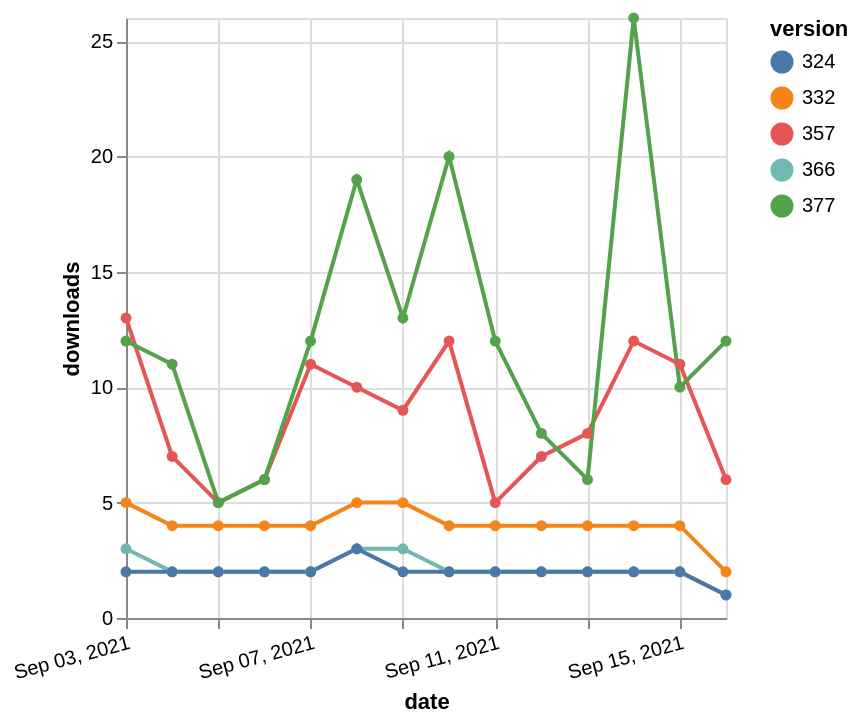

Specify this chart in Vega-Lite:
### Vega-Lite specification from a JSON file in a GitHub repository (floating-point values rounded to 4 significant figures)
{"$schema": "https://vega.github.io/schema/vega-lite/v5.json", "description": "A simple bar chart with embedded data.", "data": {"values": [{"date": "2021-09-03", "total": 2648, "delta": 3, "version": "366"}, {"date": "2021-09-04", "total": 2650, "delta": 2, "version": "366"}, {"date": "2021-09-05", "total": 2652, "delta": 2, "version": "366"}, {"date": "2021-09-06", "total": 2654, "delta": 2, "version": "366"}, {"date": "2021-09-07", "total": 2656, "delta": 2, "version": "366"}, {"date": "2021-09-08", "total": 2659, "delta": 3, "version": "366"}, {"date": "2021-09-09", "total": 2662, "delta": 3, "version": "366"}, {"date": "2021-09-10", "total": 2664, "delta": 2, "version": "366"}, {"date": "2021-09-11", "total": 2666, "delta": 2, "version": "366"}, {"date": "2021-09-12", "total": 2668, "delta": 2, "version": "366"}, {"date": "2021-09-13", "total": 2670, "delta": 2, "version": "366"}, {"date": "2021-09-14", "total": 2672, "delta": 2, "version": "366"}, {"date": "2021-09-15", "total": 2674, "delta": 2, "version": "366"}, {"date": "2021-09-16", "total": 2675, "delta": 1, "version": "366"}, {"date": "2021-09-03", "total": 6834, "delta": 13, "version": "357"}, {"date": "2021-09-04", "total": 6841, "delta": 7, "version": "357"}, {"date": "2021-09-05", "total": 6846, "delta": 5, "version": "357"}, {"date": "2021-09-06", "total": 6852, "delta": 6, "version": "357"}, {"date": "2021-09-07", "total": 6863, "delta": 11, "version": "357"}, {"date": "2021-09-08", "total": 6873, "delta": 10, "version": "357"}, {"date": "2021-09-09", "total": 6882, "delta": 9, "version": "357"}, {"date": "2021-09-10", "total": 6894, "delta": 12, "version": "357"}, {"date": "2021-09-11", "total": 6899, "delta": 5, "version": "357"}, {"date": "2021-09-12", "total": 6906, "delta": 7, "version": "357"}, {"date": "2021-09-13", "total": 6914, "delta": 8, "version": "357"}, {"date": "2021-09-14", "total": 6926, "delta": 12, "version": "357"}, {"date": "2021-09-15", "total": 6937, "delta": 11, "version": "357"}, {"date": "2021-09-16", "total": 6943, "delta": 6, "version": "357"}, {"date": "2021-09-03", "total": 5131, "delta": 5, "version": "332"}, {"date": "2021-09-04", "total": 5135, "delta": 4, "version": "332"}, {"date": "2021-09-05", "total": 5139, "delta": 4, "version": "332"}, {"date": "2021-09-06", "total": 5143, "delta": 4, "version": "332"}, {"date": "2021-09-07", "total": 5147, "delta": 4, "version": "332"}, {"date": "2021-09-08", "total": 5152, "delta": 5, "version": "332"}, {"date": "2021-09-09", "total": 5157, "delta": 5, "version": "332"}, {"date": "2021-09-10", "total": 5161, "delta": 4, "version": "332"}, {"date": "2021-09-11", "total": 5165, "delta": 4, "version": "332"}, {"date": "2021-09-12", "total": 5169, "delta": 4, "version": "332"}, {"date": "2021-09-13", "total": 5173, "delta": 4, "version": "332"}, {"date": "2021-09-14", "total": 5177, "delta": 4, "version": "332"}, {"date": "2021-09-15", "total": 5181, "delta": 4, "version": "332"}, {"date": "2021-09-16", "total": 5183, "delta": 2, "version": "332"}, {"date": "2021-09-03", "total": 6788, "delta": 12, "version": "377"}, {"date": "2021-09-04", "total": 6799, "delta": 11, "version": "377"}, {"date": "2021-09-05", "total": 6804, "delta": 5, "version": "377"}, {"date": "2021-09-06", "total": 6810, "delta": 6, "version": "377"}, {"date": "2021-09-07", "total": 6822, "delta": 12, "version": "377"}, {"date": "2021-09-08", "total": 6841, "delta": 19, "version": "377"}, {"date": "2021-09-09", "total": 6854, "delta": 13, "version": "377"}, {"date": "2021-09-10", "total": 6874, "delta": 20, "version": "377"}, {"date": "2021-09-11", "total": 6886, "delta": 12, "version": "377"}, {"date": "2021-09-12", "total": 6894, "delta": 8, "version": "377"}, {"date": "2021-09-13", "total": 6900, "delta": 6, "version": "377"}, {"date": "2021-09-14", "total": 6926, "delta": 26, "version": "377"}, {"date": "2021-09-15", "total": 6936, "delta": 10, "version": "377"}, {"date": "2021-09-16", "total": 6948, "delta": 12, "version": "377"}, {"date": "2021-09-03", "total": 2557, "delta": 2, "version": "324"}, {"date": "2021-09-04", "total": 2559, "delta": 2, "version": "324"}, {"date": "2021-09-05", "total": 2561, "delta": 2, "version": "324"}, {"date": "2021-09-06", "total": 2563, "delta": 2, "version": "324"}, {"date": "2021-09-07", "total": 2565, "delta": 2, "version": "324"}, {"date": "2021-09-08", "total": 2568, "delta": 3, "version": "324"}, {"date": "2021-09-09", "total": 2570, "delta": 2, "version": "324"}, {"date": "2021-09-10", "total": 2572, "delta": 2, "version": "324"}, {"date": "2021-09-11", "total": 2574, "delta": 2, "version": "324"}, {"date": "2021-09-12", "total": 2576, "delta": 2, "version": "324"}, {"date": "2021-09-13", "total": 2578, "delta": 2, "version": "324"}, {"date": "2021-09-14", "total": 2580, "delta": 2, "version": "324"}, {"date": "2021-09-15", "total": 2582, "delta": 2, "version": "324"}, {"date": "2021-09-16", "total": 2583, "delta": 1, "version": "324"}]}, "width": "container", "mark": {"type": "line", "point": {"filled": true}}, "encoding": {"x": {"field": "date", "type": "temporal", "timeUnit": "yearmonthdate", "title": "date", "axis": {"labelAngle": -15}}, "y": {"field": "delta", "type": "quantitative", "title": "downloads"}, "color": {"field": "version", "type": "nominal"}, "tooltip": {"field": "delta"}}}
